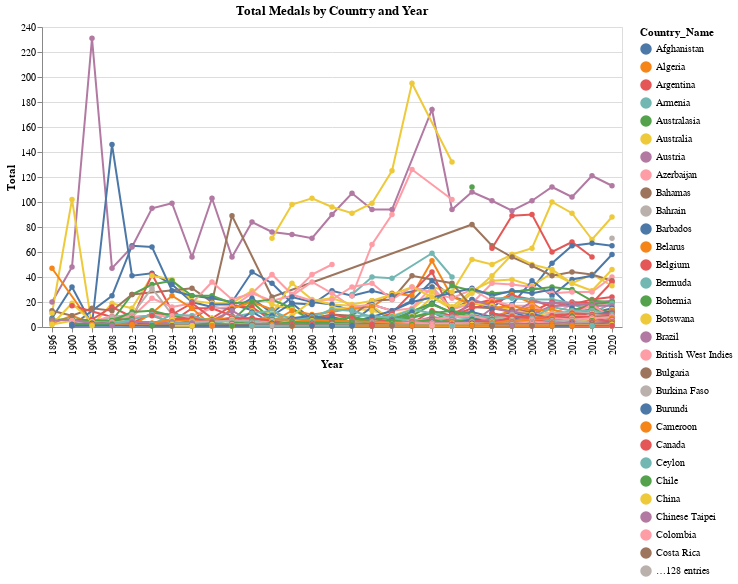

Notebook cell for this chart:
### Code cell
df = just_medals_all.copy()

# Line chart for total medals by year
line_chart = alt.Chart(df).mark_line(point=True).encode(
    x='Year:O',
    y='Total:Q',
    color='Country_Name:N',
    tooltip=['Year', 'Country_Name', 'Gold', 'Silver', 'Bronze', 'Total']
).properties(
    title='Total Medals by Country and Year'
)

# Display the chart
line_chart.display()

### Figure 1 — Vega-Lite specification as saved in the notebook (floating-point values rounded to 4 significant figures; data arrays with more than 128 entries replaced by an {"elided": "..."} marker saying what was removed)
{"config": {"view": {"continuousWidth": 300, "continuousHeight": 300}}, "data": {"name": "data-f08f40b92d3b2ebe0f734a179fd3e415"}, "mark": {"type": "line", "point": true}, "encoding": {"color": {"field": "Country_Name", "type": "nominal"}, "tooltip": [{"field": "Year", "type": "quantitative"}, {"field": "Country_Name", "type": "nominal"}, {"field": "Gold", "type": "quantitative"}, {"field": "Silver", "type": "quantitative"}, {"field": "Bronze", "type": "quantitative"}, {"field": "Total", "type": "quantitative"}], "x": {"field": "Year", "type": "ordinal"}, "y": {"field": "Total", "type": "quantitative"}}, "title": "Total Medals by Country and Year", "$schema": "https://vega.github.io/schema/vega-lite/v5.20.1.json", "datasets": {"data-f08f40b92d3b2ebe0f734a179fd3e415": {"elided": "1344 records"}}}
